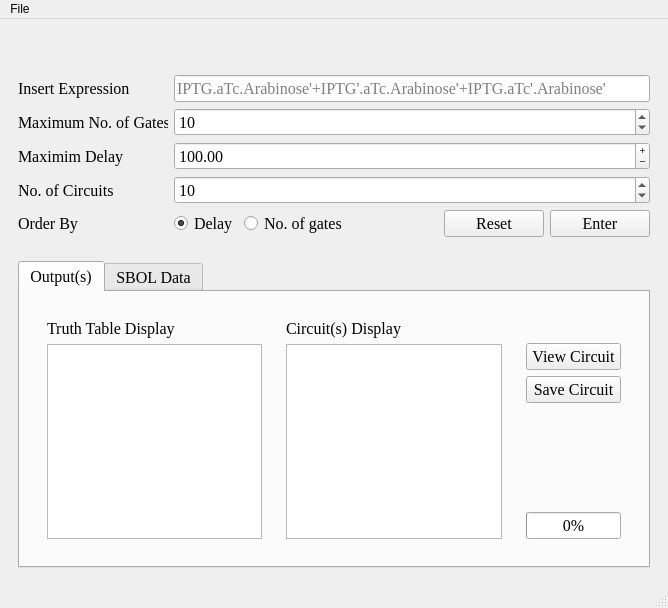
<?xml version="1.0" encoding="UTF-8"?>
<ui version="4.0">
 <class>GeneTech</class>
 <widget class="QMainWindow" name="GeneTech">
  <property name="geometry">
   <rect>
    <x>0</x>
    <y>0</y>
    <width>668</width>
    <height>608</height>
   </rect>
  </property>
  <property name="windowTitle">
   <string>MainWindow</string>
  </property>
  <widget class="QWidget" name="centralwidget">
   <layout class="QVBoxLayout" name="verticalLayout">
    <item>
     <widget class="QWidget" name="widget_6" native="true">
      <property name="minimumSize">
       <size>
        <width>650</width>
        <height>0</height>
       </size>
      </property>
      <layout class="QVBoxLayout" name="verticalLayout_6">
       <item>
        <widget class="QLabel" name="MainLogo">
         <property name="text">
          <string/>
         </property>
        </widget>
       </item>
      </layout>
     </widget>
    </item>
    <item>
     <widget class="QWidget" name="widget" native="true">
      <layout class="QGridLayout" name="gridLayout">
       <item row="1" column="0">
        <widget class="QLabel" name="NoofCircuitsLabellabel">
         <property name="maximumSize">
          <size>
           <width>150</width>
           <height>16777215</height>
          </size>
         </property>
         <property name="font">
          <font>
           <family>Times New Roman</family>
           <pointsize>12</pointsize>
          </font>
         </property>
         <property name="text">
          <string>Maximum No. of Gates</string>
         </property>
        </widget>
       </item>
       <item row="0" column="0">
        <widget class="QLabel" name="InsertExpressionlabel">
         <property name="maximumSize">
          <size>
           <width>150</width>
           <height>16777215</height>
          </size>
         </property>
         <property name="font">
          <font>
           <family>Times New Roman</family>
           <pointsize>12</pointsize>
          </font>
         </property>
         <property name="layoutDirection">
          <enum>Qt::LeftToRight</enum>
         </property>
         <property name="text">
          <string>Insert Expression </string>
         </property>
        </widget>
       </item>
       <item row="2" column="0">
        <widget class="QLabel" name="ThresholdValuelabel">
         <property name="maximumSize">
          <size>
           <width>150</width>
           <height>16777215</height>
          </size>
         </property>
         <property name="font">
          <font>
           <family>Times New Roman</family>
           <pointsize>12</pointsize>
          </font>
         </property>
         <property name="text">
          <string>Maximim Delay</string>
         </property>
        </widget>
       </item>
       <item row="4" column="5">
        <widget class="QPushButton" name="ExitButton">
         <property name="minimumSize">
          <size>
           <width>100</width>
           <height>0</height>
          </size>
         </property>
         <property name="maximumSize">
          <size>
           <width>150</width>
           <height>16777215</height>
          </size>
         </property>
         <property name="font">
          <font>
           <family>Times New Roman</family>
           <pointsize>12</pointsize>
          </font>
         </property>
         <property name="text">
          <string>Reset</string>
         </property>
        </widget>
       </item>
       <item row="4" column="6">
        <widget class="QPushButton" name="EnterButton">
         <property name="minimumSize">
          <size>
           <width>100</width>
           <height>0</height>
          </size>
         </property>
         <property name="maximumSize">
          <size>
           <width>150</width>
           <height>16777215</height>
          </size>
         </property>
         <property name="font">
          <font>
           <family>Times New Roman</family>
           <pointsize>12</pointsize>
          </font>
         </property>
         <property name="text">
          <string>Enter</string>
         </property>
        </widget>
       </item>
       <item row="2" column="1" colspan="6">
        <widget class="QDoubleSpinBox" name="doubleSpinBox">
         <property name="font">
          <font>
           <family>Times New Roman</family>
           <pointsize>12</pointsize>
          </font>
         </property>
         <property name="buttonSymbols">
          <enum>QAbstractSpinBox::PlusMinus</enum>
         </property>
         <property name="maximum">
          <double>999999.000000000000000</double>
         </property>
         <property name="singleStep">
          <double>0.010000000000000</double>
         </property>
         <property name="value">
          <double>100.000000000000000</double>
         </property>
        </widget>
       </item>
       <item row="4" column="1">
        <widget class="QRadioButton" name="DelayRadioButton">
         <property name="font">
          <font>
           <family>Times New Roman</family>
           <pointsize>12</pointsize>
          </font>
         </property>
         <property name="text">
          <string>Delay</string>
         </property>
         <property name="checked">
          <bool>true</bool>
         </property>
        </widget>
       </item>
       <item row="3" column="0">
        <widget class="QLabel" name="label_6">
         <property name="font">
          <font>
           <family>Times New Roman</family>
           <pointsize>12</pointsize>
          </font>
         </property>
         <property name="text">
          <string>No. of Circuits</string>
         </property>
        </widget>
       </item>
       <item row="0" column="1" colspan="6">
        <widget class="QLineEdit" name="InsertExpressionEdit">
         <property name="font">
          <font>
           <family>Times New Roman</family>
           <pointsize>12</pointsize>
          </font>
         </property>
         <property name="placeholderText">
          <string>IPTG.aTc.Arabinose'+IPTG'.aTc.Arabinose'+IPTG.aTc'.Arabinose'</string>
         </property>
        </widget>
       </item>
       <item row="3" column="1" colspan="6">
        <widget class="QSpinBox" name="CircuitSpinBox">
         <property name="font">
          <font>
           <family>Times New Roman</family>
           <pointsize>12</pointsize>
          </font>
         </property>
         <property name="minimum">
          <number>0</number>
         </property>
         <property name="value">
          <number>10</number>
         </property>
        </widget>
       </item>
       <item row="4" column="0">
        <widget class="QLabel" name="label_8">
         <property name="font">
          <font>
           <family>Times New Roman</family>
           <pointsize>12</pointsize>
          </font>
         </property>
         <property name="text">
          <string>Order By</string>
         </property>
        </widget>
       </item>
       <item row="1" column="1" colspan="6">
        <widget class="QSpinBox" name="spinBox">
         <property name="font">
          <font>
           <family>Times New Roman</family>
           <pointsize>12</pointsize>
          </font>
         </property>
         <property name="value">
          <number>10</number>
         </property>
        </widget>
       </item>
       <item row="4" column="2">
        <widget class="QRadioButton" name="GatesRadioButton">
         <property name="font">
          <font>
           <family>Times New Roman</family>
           <pointsize>12</pointsize>
          </font>
         </property>
         <property name="text">
          <string>No. of gates</string>
         </property>
        </widget>
       </item>
       <item row="4" column="4">
        <layout class="QVBoxLayout" name="verticalLayout_8"/>
       </item>
       <item row="4" column="3">
        <layout class="QVBoxLayout" name="verticalLayout_9"/>
       </item>
      </layout>
     </widget>
    </item>
    <item>
     <widget class="QWidget" name="widget_2" native="true">
      <layout class="QGridLayout" name="gridLayout_2">
       <item row="0" column="0">
        <widget class="QTabWidget" name="tabWidget">
         <property name="maximumSize">
          <size>
           <width>16777215</width>
           <height>16777215</height>
          </size>
         </property>
         <property name="font">
          <font>
           <family>Times New Roman</family>
           <pointsize>12</pointsize>
          </font>
         </property>
         <property name="statusTip">
          <string/>
         </property>
         <property name="currentIndex">
          <number>0</number>
         </property>
         <widget class="QWidget" name="tab">
          <attribute name="title">
           <string>Output(s)</string>
          </attribute>
          <layout class="QHBoxLayout" name="horizontalLayout_2">
           <item>
            <widget class="QWidget" name="widget_7" native="true">
             <layout class="QHBoxLayout" name="horizontalLayout_3">
              <item>
               <widget class="QWidget" name="widget_9" native="true">
                <layout class="QVBoxLayout" name="verticalLayout_4">
                 <item>
                  <widget class="QLabel" name="label_7">
                   <property name="font">
                    <font>
                     <family>Times New Roman</family>
                     <pointsize>12</pointsize>
                    </font>
                   </property>
                   <property name="text">
                    <string>Truth Table Display</string>
                   </property>
                  </widget>
                 </item>
                 <item>
                  <widget class="QListWidget" name="TruthList">
                   <property name="font">
                    <font>
                     <family>Times New Roman</family>
                     <pointsize>12</pointsize>
                    </font>
                   </property>
                  </widget>
                 </item>
                </layout>
               </widget>
              </item>
              <item>
               <widget class="QWidget" name="widget_8" native="true">
                <layout class="QVBoxLayout" name="verticalLayout_5">
                 <item>
                  <widget class="QLabel" name="label_4">
                   <property name="font">
                    <font>
                     <family>Times New Roman</family>
                     <pointsize>12</pointsize>
                    </font>
                   </property>
                   <property name="text">
                    <string>Circuit(s) Display</string>
                   </property>
                  </widget>
                 </item>
                 <item>
                  <widget class="QListWidget" name="CircuitList">
                   <property name="sizePolicy">
                    <sizepolicy hsizetype="Expanding" vsizetype="Expanding">
                     <horstretch>0</horstretch>
                     <verstretch>0</verstretch>
                    </sizepolicy>
                   </property>
                   <property name="font">
                    <font>
                     <family>Times New Roman</family>
                     <pointsize>12</pointsize>
                    </font>
                   </property>
                  </widget>
                 </item>
                </layout>
               </widget>
              </item>
              <item>
               <widget class="QWidget" name="widget_3" native="true">
                <property name="maximumSize">
                 <size>
                  <width>150</width>
                  <height>16777215</height>
                 </size>
                </property>
                <layout class="QFormLayout" name="formLayout_2">
                 <item row="1" column="0" colspan="2">
                  <widget class="QPushButton" name="ViewButton">
                   <property name="maximumSize">
                    <size>
                     <width>150</width>
                     <height>16777215</height>
                    </size>
                   </property>
                   <property name="font">
                    <font>
                     <family>Times New Roman</family>
                     <pointsize>12</pointsize>
                    </font>
                   </property>
                   <property name="text">
                    <string>View Circuit</string>
                   </property>
                  </widget>
                 </item>
                 <item row="2" column="0" colspan="2">
                  <widget class="QPushButton" name="SaveButton">
                   <property name="maximumSize">
                    <size>
                     <width>150</width>
                     <height>16777215</height>
                    </size>
                   </property>
                   <property name="font">
                    <font>
                     <family>Times New Roman</family>
                     <pointsize>12</pointsize>
                    </font>
                   </property>
                   <property name="text">
                    <string>Save Circuit</string>
                   </property>
                  </widget>
                 </item>
                 <item row="5" column="0">
                  <spacer name="verticalSpacer_4">
                   <property name="orientation">
                    <enum>Qt::Vertical</enum>
                   </property>
                   <property name="sizeHint" stdset="0">
                    <size>
                     <width>20</width>
                     <height>40</height>
                    </size>
                   </property>
                  </spacer>
                 </item>
                 <item row="6" column="0">
                  <spacer name="verticalSpacer_2">
                   <property name="orientation">
                    <enum>Qt::Vertical</enum>
                   </property>
                   <property name="sizeHint" stdset="0">
                    <size>
                     <width>20</width>
                     <height>40</height>
                    </size>
                   </property>
                  </spacer>
                 </item>
                 <item row="7" column="0" colspan="2">
                  <widget class="QProgressBar" name="ProgressBar">
                   <property name="maximumSize">
                    <size>
                     <width>150</width>
                     <height>16777215</height>
                    </size>
                   </property>
                   <property name="font">
                    <font>
                     <family>Times New Roman</family>
                     <pointsize>12</pointsize>
                    </font>
                   </property>
                   <property name="value">
                    <number>0</number>
                   </property>
                   <property name="alignment">
                    <set>Qt::AlignCenter</set>
                   </property>
                   <property name="textVisible">
                    <bool>true</bool>
                   </property>
                   <property name="invertedAppearance">
                    <bool>false</bool>
                   </property>
                   <property name="textDirection">
                    <enum>QProgressBar::TopToBottom</enum>
                   </property>
                  </widget>
                 </item>
                 <item row="4" column="0">
                  <spacer name="verticalSpacer_3">
                   <property name="orientation">
                    <enum>Qt::Vertical</enum>
                   </property>
                   <property name="sizeHint" stdset="0">
                    <size>
                     <width>20</width>
                     <height>40</height>
                    </size>
                   </property>
                  </spacer>
                 </item>
                 <item row="0" column="0">
                  <widget class="QLabel" name="label_5">
                   <property name="text">
                    <string/>
                   </property>
                  </widget>
                 </item>
                </layout>
               </widget>
              </item>
             </layout>
            </widget>
           </item>
          </layout>
         </widget>
         <widget class="QWidget" name="NotesTab">
          <attribute name="title">
           <string>SBOL Data</string>
          </attribute>
          <layout class="QHBoxLayout" name="horizontalLayout">
           <item>
            <widget class="QWidget" name="widget_5" native="true">
             <property name="maximumSize">
              <size>
               <width>200</width>
               <height>16777215</height>
              </size>
             </property>
             <property name="layoutDirection">
              <enum>Qt::RightToLeft</enum>
             </property>
             <layout class="QVBoxLayout" name="verticalLayout_2">
              <item>
               <widget class="QLabel" name="label">
                <property name="text">
                 <string>File(s)</string>
                </property>
               </widget>
              </item>
              <item>
               <widget class="QListWidget" name="xmlList">
                <property name="font">
                 <font>
                  <family>Times New Roman</family>
                  <pointsize>12</pointsize>
                 </font>
                </property>
                <property name="layoutDirection">
                 <enum>Qt::LeftToRight</enum>
                </property>
               </widget>
              </item>
              <item>
               <widget class="QPushButton" name="SaveNotesButton">
                <property name="font">
                 <font>
                  <family>Times New Roman</family>
                  <pointsize>12</pointsize>
                 </font>
                </property>
                <property name="text">
                 <string>Save As</string>
                </property>
               </widget>
              </item>
              <item>
               <widget class="QPushButton" name="ImportNotesButton">
                <property name="font">
                 <font>
                  <family>Times New Roman</family>
                  <pointsize>12</pointsize>
                 </font>
                </property>
                <property name="text">
                 <string>Import File</string>
                </property>
               </widget>
              </item>
             </layout>
            </widget>
           </item>
           <item>
            <widget class="QWidget" name="widget_4" native="true">
             <property name="minimumSize">
              <size>
               <width>103</width>
               <height>0</height>
              </size>
             </property>
             <layout class="QVBoxLayout" name="verticalLayout_3">
              <item>
               <widget class="QLabel" name="label_3">
                <property name="text">
                 <string>File Preview</string>
                </property>
               </widget>
              </item>
              <item>
               <widget class="QTextEdit" name="Notes">
                <property name="font">
                 <font>
                  <family>Times New Roman</family>
                  <pointsize>12</pointsize>
                 </font>
                </property>
               </widget>
              </item>
             </layout>
            </widget>
           </item>
          </layout>
         </widget>
        </widget>
       </item>
      </layout>
     </widget>
    </item>
   </layout>
  </widget>
  <widget class="QMenuBar" name="menubar">
   <property name="geometry">
    <rect>
     <x>0</x>
     <y>0</y>
     <width>668</width>
     <height>21</height>
    </rect>
   </property>
   <widget class="QMenu" name="menuFile">
    <property name="title">
     <string>File</string>
    </property>
    <addaction name="actionAbout"/>
    <addaction name="actionExit"/>
   </widget>
   <addaction name="menuFile"/>
  </widget>
  <widget class="QStatusBar" name="statusbar"/>
  <action name="actionAbout">
   <property name="text">
    <string>About</string>
   </property>
   <property name="font">
    <font>
     <family>Times New Roman</family>
     <pointsize>12</pointsize>
    </font>
   </property>
   <property name="menuRole">
    <enum>QAction::TextHeuristicRole</enum>
   </property>
   <property name="shortcutVisibleInContextMenu">
    <bool>false</bool>
   </property>
  </action>
  <action name="actionExit">
   <property name="text">
    <string>Exit</string>
   </property>
   <property name="font">
    <font>
     <family>Times New Roman</family>
     <pointsize>12</pointsize>
    </font>
   </property>
  </action>
 </widget>
 <resources/>
 <connections/>
</ui>
